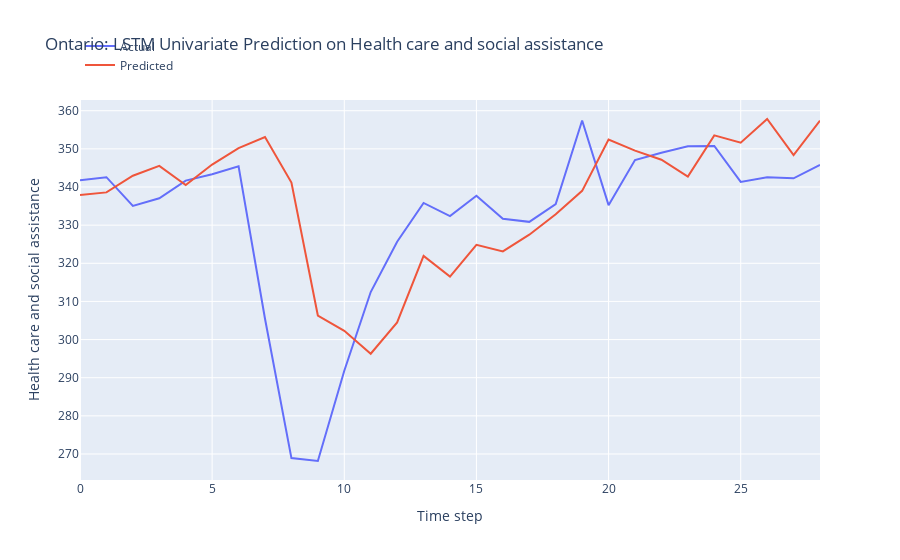

Here is the notebook cell this chart was saved with:
### Markdown cell above
LSTM Model Development

### Code cell
n_features = 1
X_train = X_train.reshape(X_train.shape[0], X_train.shape[1], n_features)

# define model
model = Sequential()
model.add(LSTM(50, activation='relu', input_shape=(n_steps, n_features)))
model.add(Dense(1))

# model = Sequential()
# model.add(LSTM(100, activation='relu', input_shape=(n_steps, n_features), kernel_regularizer=L2(0.001), return_sequences=True))
# model.add(LSTM(50, activation='relu', kernel_regularizer=L2(0.01)))
# model.add(Dense(1))

def r_squared(y_true, y_pred):
    SS_res =  K.sum(K.square(y_true - y_pred)) 
    SS_tot = K.sum(K.square(y_true - K.mean(y_true))) 
    return ( 1 - SS_res/(SS_tot + K.epsilon()) )

# Compile the model
model.compile(optimizer='adam', 
              loss='mse',
              metrics=[r_squared])

early_stopping = EarlyStopping(monitor='loss', patience=5, restore_best_weights=True)

# fit model
history = model.fit(X_train, y_train, 
          epochs = 20,
          batch_size = 32,
          verbose = 0,
          callbacks=[early_stopping])

# Obtain the MSE and R-squared from the last epoch
last_epoch_mse = history.history['loss'][-1]
last_epoch_r_squared = history.history['r_squared'][-1]

# Print the MSE and R-squared
print("Mean Squared Error (MSE) from the last epoch:", last_epoch_mse)
print("R-squared from the last epoch:", last_epoch_r_squared)

# plot loss and r2 score
plt.figure(figsize=(10, 6))

# Plot train loss
plt.plot(history.history['loss'], label='Train Loss')

# Plot train R-squared score
plt.plot(history.history['r_squared'], label='Train R2')

plt.title('Model Training Loss and R-squared Score')
plt.xlabel('Epochs')
plt.ylabel('Value')
plt.legend()
plt.grid(True)
plt.show()

# Evaluate the model
loss = model.evaluate(X_test, y_test)
print("MSE and R_squared:", loss)

# make prediction on test data
X_test = X_test.reshape(X_test.shape[0], X_test.shape[1], n_features)
y_pred = model.predict(X_test)

# Print the first 5 predictions and actual values
print("Predictions:")
flattened_predictions = [pred[0] for pred in y_pred[:10]]
print(flattened_predictions)
# print(y_pred[:10].tolist())
print("Actual values:")
rounded_actual_values = [round(value, len(str(prediction).split('.')[1])) for value, prediction in zip(y_test[:10], flattened_predictions)]
print(rounded_actual_values)

# plot the actual and predicted values for test data
trace1 = go.Scatter(x=np.arange(len(y_test)), y=y_test.flatten(), mode='lines', name='Actual')
trace2 = go.Scatter(x=np.arange(len(y_pred)), y=y_pred.flatten(), mode='lines', name='Predicted')

# Create layout
layout = go.Layout(
    title='Ontario: LSTM Univariate Prediction on Health care and social assistance',
    xaxis=dict(title='Time step'),
    yaxis=dict(title='Health care and social assistance'),
    legend=dict(x=0, y=1.18)
)

# Create figure
fig = go.Figure(data=[trace1, trace2], layout=layout)

# Show plot
fig.show()

### Figure 1 — Plotly figure (JSON) as saved in the notebook; plotly's stock layout.template omitted (floating-point values rounded to 4 significant figures)
{"data": [{"mode": "lines", "name": "Actual", "type": "scatter", "x": [0, 1, 2, 3, 4, 5, 6, 7, 8, 9, 10, 11, 12, 13, 14, 15, 16, 17, 18, 19, 20, 21, 22, 23, 24, 25, 26, 27, 28], "y": [341.8, 342.6, 335.0, 337.1, 341.7, 343.3, 345.4, 305.5, 268.9, 268.2, 291.8, 312.5, 325.6, 335.8, 332.4, 337.7, 331.7, 330.9, 335.5, 357.4, 335.2, 347.1, 349.0, 350.7, 350.8, 341.3, 342.5, 342.3, 345.8]}, {"mode": "lines", "name": "Predicted", "type": "scatter", "x": [0, 1, 2, 3, 4, 5, 6, 7, 8, 9, 10, 11, 12, 13, 14, 15, 16, 17, 18, 19, 20, 21, 22, 23, 24, 25, 26, 27, 28], "y": [337.9, 338.6, 342.9, 345.5, 340.5, 345.9, 350.2, 353.1, 341.2, 306.3, 302.3, 296.3, 304.5, 322.0, 316.5, 324.8, 323.1, 327.5, 332.9, 339.0, 352.4, 349.5, 347.2, 342.7, 353.5, 351.6, 357.8, 348.4, 357.4]}], "layout": {"legend": {"x": 0, "y": 1.18}, "title": {"text": "Ontario: LSTM Univariate Prediction on Health care and social assistance"}, "xaxis": {"title": {"text": "Time step"}}, "yaxis": {"title": {"text": "Health care and social assistance"}}}}
